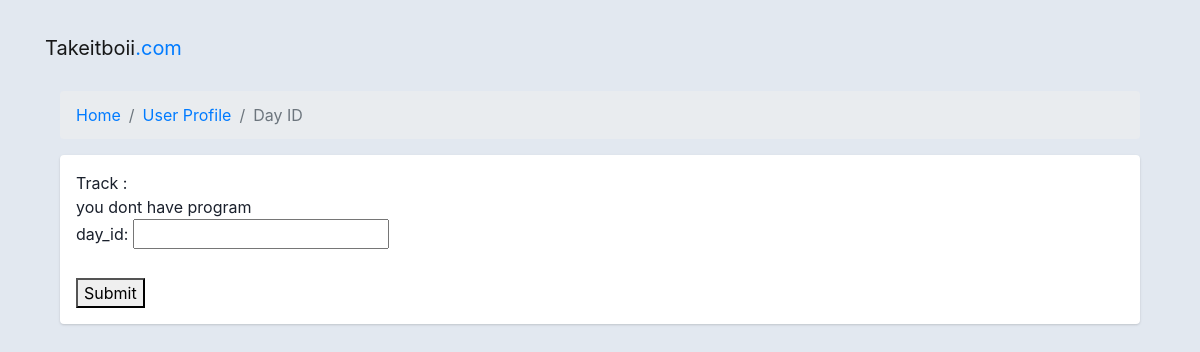
The app's page /Users/edittrack (signed in), older data.
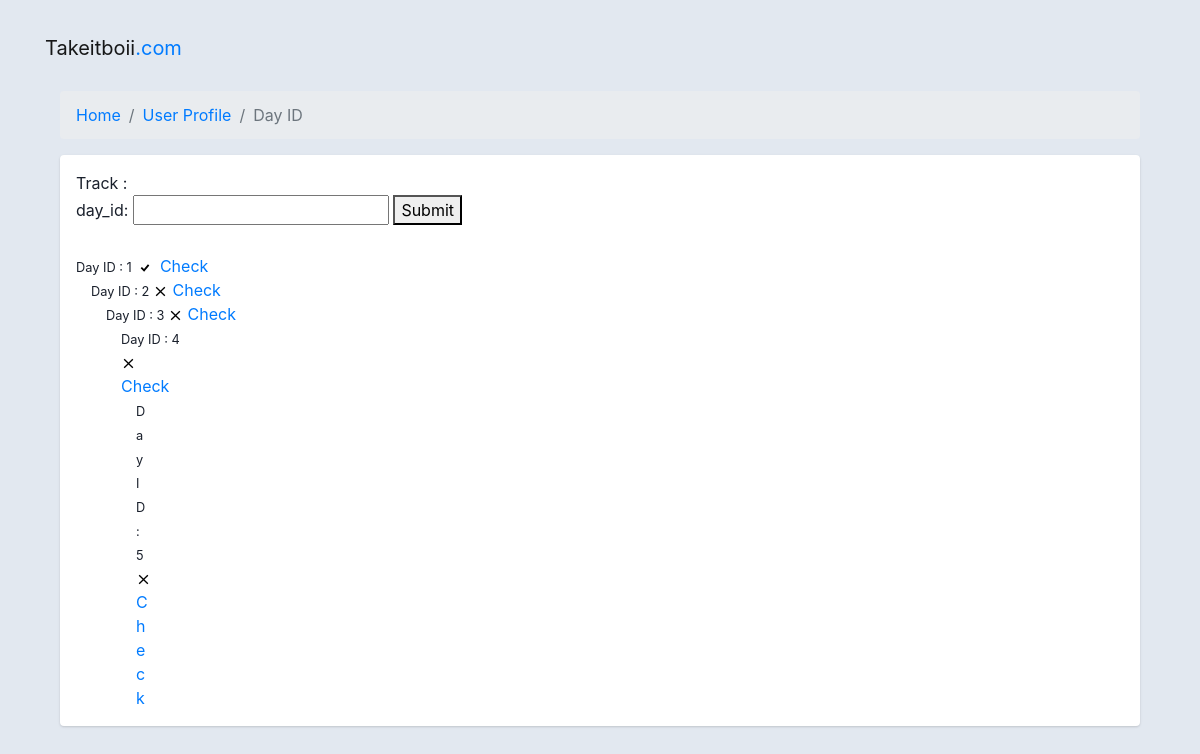
The same page, newer data.
### Tracking/models.py (models this page shows, shortened)
class Program(models.Model):
    start_date = models.DateTimeField(auto_now=False, auto_now_add=False)
    end_date = models.DateTimeField()
    objective = models.ManyToManyField(Workout,related_name="workout")
    day = models.IntegerField(default=0)
    status = models.BooleanField(default=False)

### Users/views.py (the view)
# urls.py: path('edittrack', views.edittrack, name="edittrack"),
def edittrack(request):
    select_track = get_object_or_404(
        Customer, user=request.user).track_customer
    select_program = get_object_or_404(
        Tracks, id=select_track.id).day_program.all()
    check_empty = (len(select_program))
    print(check_empty)
    check_context = 0
    if check_empty == 0:
        check_context = 0
    else:
        check_context = 1
    return render(request, "users/edit_track.html", {"check_context": check_context, "programlist": select_program})

### Users/templates/users/edit_track.html (shortened to what this page needs)
<!DOCTYPE html>
<html>
<head>
    <link rel="stylesheet" href="https://stackpath.bootstrapcdn.com/bootstrap/4.3.1/css/bootstrap.min.css"
>
</head>
<body>
    <nav class="navbar navbar-expand-lg navbar-light">
        <div class="container">
            <a href="{% url 'home:index' %}" class="navbar-brand">Takeitboii<span class="text-primary">.com</span></a>
        </div>
    </nav>
    <div class="container">
        <div class="main-body">
            <nav aria-label="breadcrumb" class="main-breadcrumb">
                <ol class="breadcrumb">
                    <li class="breadcrumb-item"><a href="{% url 'home:index' %}">Home</a></li>
                    <li class="breadcrumb-item "><a href="{% url 'Users:userprofile' %}">User Profile</a></li>
                    <li class="breadcrumb-item active" aria-current="page">Day ID {{id}}</li>
                </ol>
            </nav>
            <div class="row gutters-sm">
                <div class="col-md-12 mb-3">
                    <div class="card">
                        <div class="card-body">
                            <large>Track : {{id}} </large>
                            <div class="row">
                                {% if check_context %}
                                <div class="col-sm-7 ">
                                    <form method="POST" action="{% url 'Users:addprogram' %}" id="nameform">
                                        <label for="day_id">day_id:</label>
                                        <input type="number" required="required" id="day_id" name="day_id">
                                        <button type="submit" form="nameform" value="Submit">Submit</button>
                                        <br><br>
                                    </form>
                                </div>
                                {% for i in programlist %}
                                <div class="col-sm-7 ">
                                    <small>Day ID : {{i.id}} </small>
                                    {% if i.status %}
                                    <svg width="20px" height="20px" viewBox="-81 0 512 512"
                                        xmlns="http://www.w3.org/2000/svg">
                                        <title>i-tick</title>
                                        <path d="M64 261L96 229 149 282 250 160 286 192 153 350 64 261Z" />
                                    </svg>
                                    {% else %}
                                    <svg width="15px" height="15px" viewBox="-28 0 512 512"
                                        xmlns="http://www.w3.org/2000/svg">
                                        <title>cancel</title>
                                        <path
                                            d="M64 388L196 256 64 124 96 92 228 224 360 92 392 124 260 256 392 388 360 420 228 288 96 420 64 388Z" />
                                    </svg>
                                    {% endif %}
                                    <a href="{% url 'Users:show_program'  i.id %}">Check</a>
                                    {% endfor %}
                                </div>
                                {% else %}
                                <div class="col-sm-7 ">
                                    <medium>
                                        you dont have program
                                    </medium>
                                    <form method="POST" action="{% url 'Users:addprogram' %}" id="nameform">
                                        <label for="day_id">day_id:</label>
                                        <input type="number" required="required" id="day_id" name="day_id"><br><br>
                                    </form>
                                    <button type="submit" form="nameform" value="Submit">Submit</button>
                                </div>
                                {% endif %}
                            </div>
                        </div>
                    </div>
                </div>
            </div>
        </div>
    </div>
    </div>
</body>
</html>

Row changes from the older to the newer data that the page shows:
added Program: id "1", status True (drawn)
added Program: id "2", status False (drawn)
added Program: id "3", status False (drawn)
added Program: id "4", status False (drawn)
added Program: id "5", status False (drawn)
Text that changed along with them:
text no longer shown: "you dont have program"
